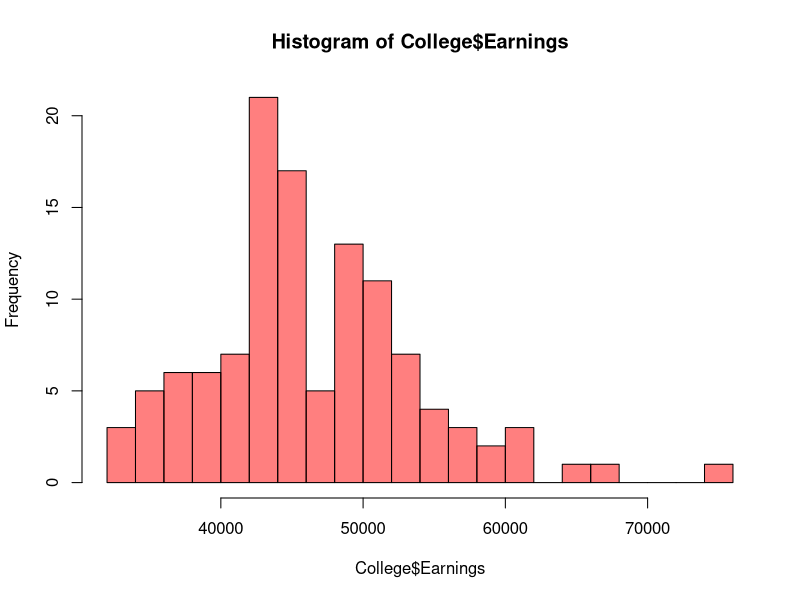
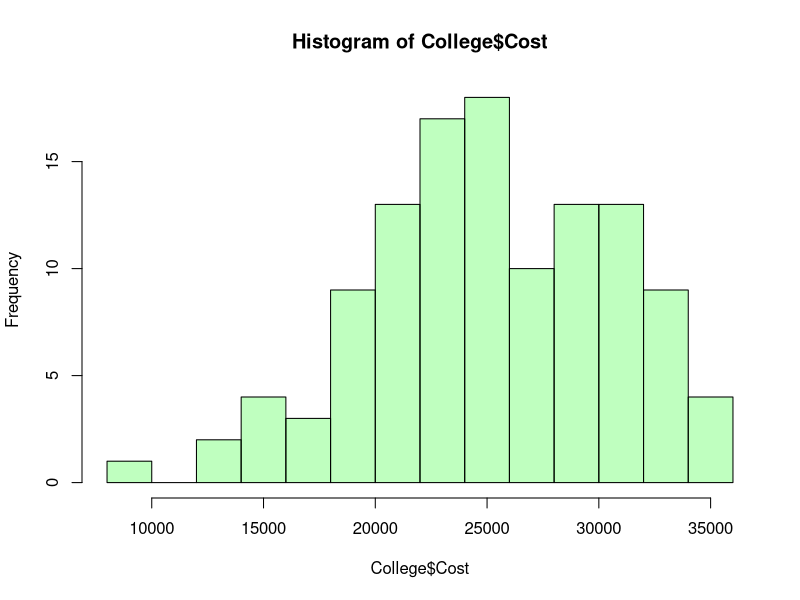
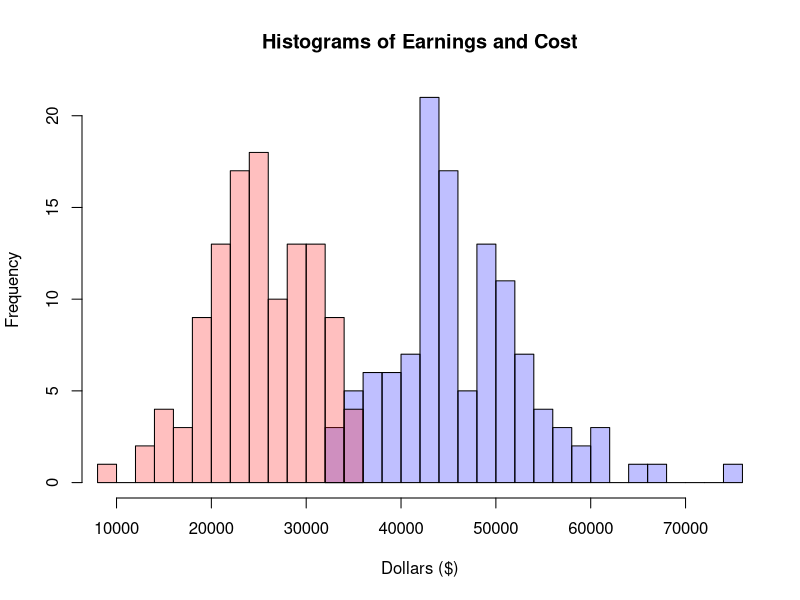
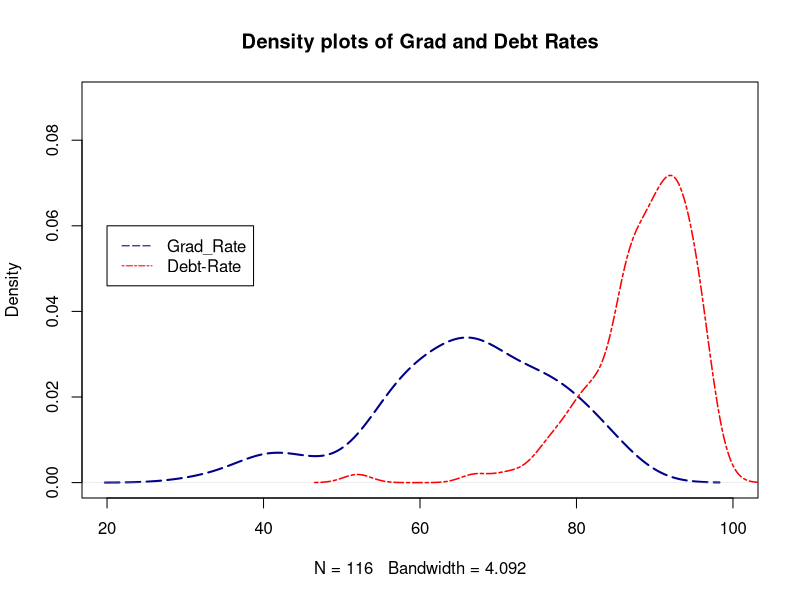
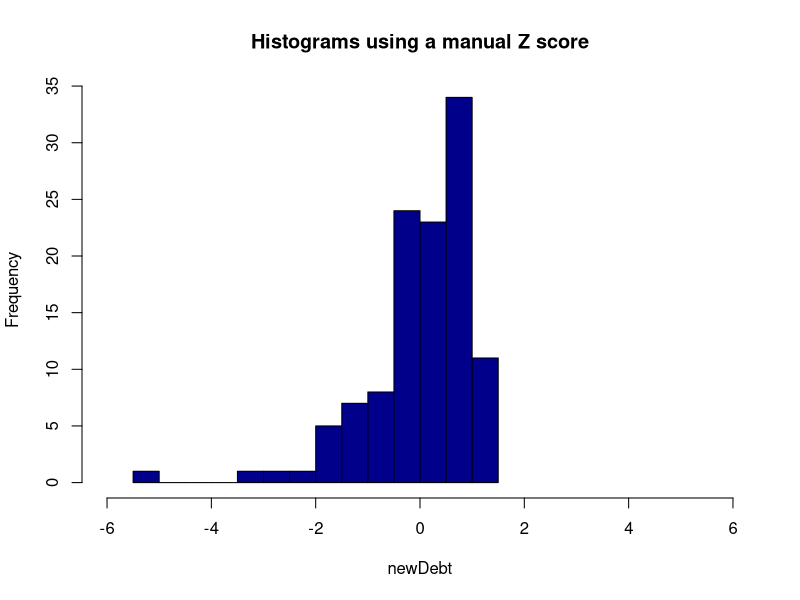
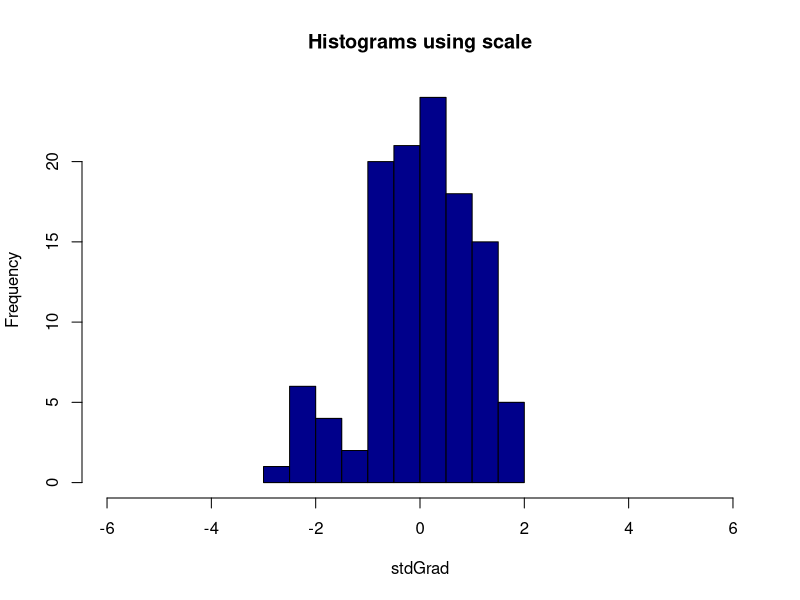
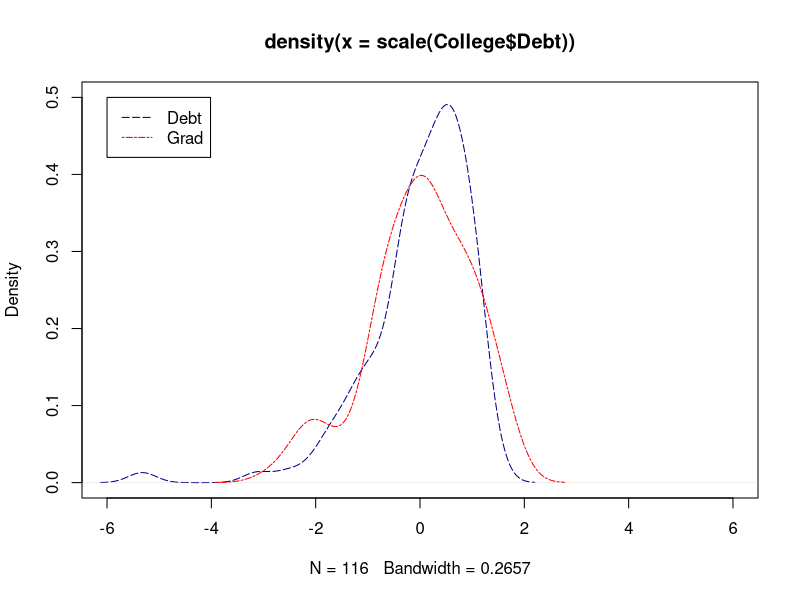
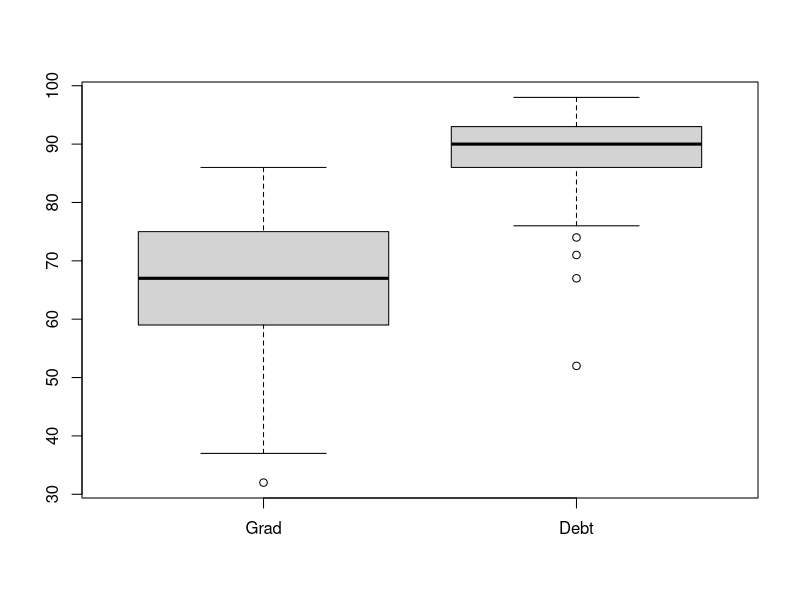

The R script that drew these images, in order:
## ---- chunk 1
rm(list=ls())
College<-read.csv("College.csv", header = TRUE)
#min for cost and earnings columns 
lowest<-min(College[,2:3])
highest<-max(College[,2:3])



## ---- chunk 2
p1<-hist(College$Earnings,  #plot earnings 
         breaks = 20, #will generate 20 bins 
         col = rgb(1,0,0,1/2)
         )

p2<-hist(College$Cost, breaks = 10, col = rgb(0,1,0,1/4))
## ---- chunk 3
plot(p1, 
     col = rgb(0,0,1,1/4), 
     xlim=c(9000,75000),
     main = "Histograms of Earnings and Cost", 
     xlab = "Dollars ($)")

plot(p2, col = rgb(1,0,0,1/4), 
     xlim = c(9000,75000), add = TRUE
     
     
     
     )






## ---- chunk 4
d1<-density(College$Grad)
d2<-density(College$Debt)

plot(d1,
     xlim=(c(20,100)),
     ylim=(c(0,.09)),
     lty="longdash",
     lwd=2,
     col="blue4",
     main = "Density plots of Grad and Debt Rates"
     )
lines(d2, col="red", lwd=1.5, lty="twodash")
legend(20,.06, #location of legend
       legend = c("Grad_Rate", "Debt-Rate"), #labels for legend 
       col = c("blue4", "red"),
       lty = c("longdash", "twodash")
       )
## ---- chunk 5

###  z-score is the most common method used to standardize. $z_i=\frac{x_i-\mu}{\sigma}$

#### logs linearize data that is sepeerated by multiple orders of magnitude 

m<-mean(College$Debt) #mean
stdd<-sd(College$Debt) #calc sd 
newDebt<-((College$Debt-m)/stdd)

hist(newDebt, breaks = 10, xlim= c(-6,6), col = "blue4", main = "Histograms using a manual Z score")

#### There is a function for standardization called scale 
stdGrad<-scale(College$Grad, center=TRUE, scale = TRUE)
hist(stdGrad, breaks = 10, xlim= c(-6,6), col = "blue4", main = "Histograms using scale")

## ---- chunk 6
d1<-density(scale(College$Debt))
d2<-density(scale(College$Grad))
plot(d1, xlim=c(-6,6), ylim=c(0,0.5), col="blue4", lty="longdash")
lines(d2, col="red", lty="twodash") 
legend(-6,.5,legend = c("Debt", "Grad"), col = c("blue4", "red"), lty = c("longdash", "twodash"))

boxplot(College[,4:5])


## ---- chunk 7
pairs(College[,2:5])
